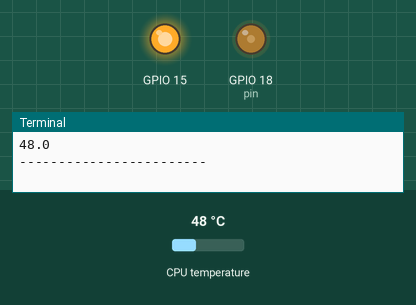
The program below on a simulated Raspberry Pi (BCM pin numbers). Shown: output pins drawn as LEDs (lit = HIGH), the last lines printed to the terminal. The inputs (shaded band) are chosen by the test bench; at power-on: CPU temperature 48 °C.

Above: at 1.2 s.
1.3 s: CPU temperature set to 58 °C
At 6.0 s:
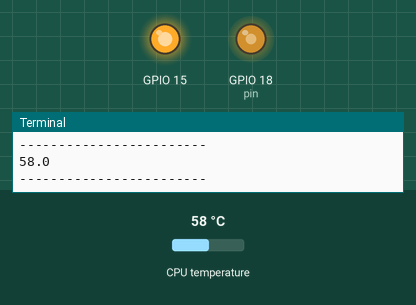
7.3 s: CPU temperature set to 71 °C
At 10.4 s:
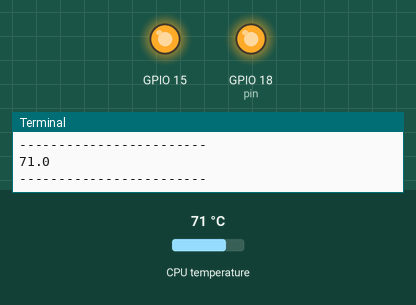
13.3 s: CPU temperature set to 31 °C
At 16.0 s:
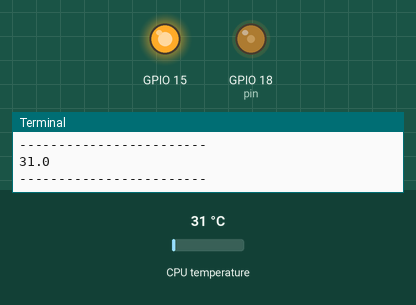
19.3 s: CPU temperature set to 84 °C
At 20.4 s:
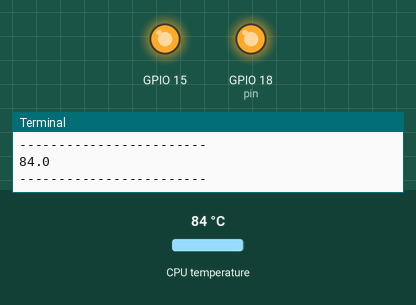
Timing chart, 0 to 22.3 s (numbered marks = the images above; inputs shaded):
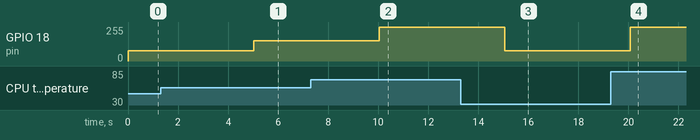

The program:

myfan.py
```python
#!/usr/bin/env python3

import os
from time import sleep
import signal
import sys
import RPi.GPIO as GPIO

pin = 18


def setup():
	GPIO.setmode(GPIO.BCM)
	GPIO.setup(pin,GPIO.OUT)
	GPIO.setwarnings(False)
	GPIO.setup(15,GPIO.OUT)
	return

def getCPUtemperature():
	temp = os.popen('vcgencmd measure_temp').readline()
	temp = temp.replace("temp=","")
	temp = temp.replace("'C\n","")
	return temp

def fanON():
	setPin(True)
	return

def fanOFF():
	setPin(False)
	return

def getTEMP(p,lastTMP,dc):

	return

def setPin(mode):
	GPIO.output(pin,mode)
	return

try:
	dc = 50
	lastTMP = 0

	setup()
	GPIO.output(15,True)
	p = GPIO.PWM(pin,50)
	p.start(0)
	while True:
		CPU_temp = float(getCPUtemperature())
		if CPU_temp >= 70:
			p.ChangeDutyCycle(100)
		if CPU_temp >=65 and CPU_temp < 70:
			p.ChangeDutyCycle(85)
		if CPU_temp > 60 and CPU_temp < 65:
			p.ChangeDutyCycle(70)
		if CPU_temp > 50 and CPU_temp <= 55:
			p.ChangeDutyCycle(45)
		if CPU_temp >55 and CPU_temp <= 60:
			p.ChangeDutyCycle(60)
		if CPU_temp < 50:
			p.ChangeDutyCycle(30)
		print(CPU_temp)
		print("------------------------")
		sleep(5)

except KeyboardInterrupt:
	GPIO.cleanup()
```

Measured:
- after the input at 1.3 s, GPIO 18 (pin): 77/255 → 153/255 after 3.7 s
- after the input at 7.3 s, GPIO 18 (pin): 153/255 → 255/255 after 2.7 s
- after the input at 13.3 s, GPIO 18 (pin): 255/255 → 77/255 after 1.8 s
- after the input at 19.3 s, GPIO 18 (pin): 77/255 → 255/255 after 0.78 s
